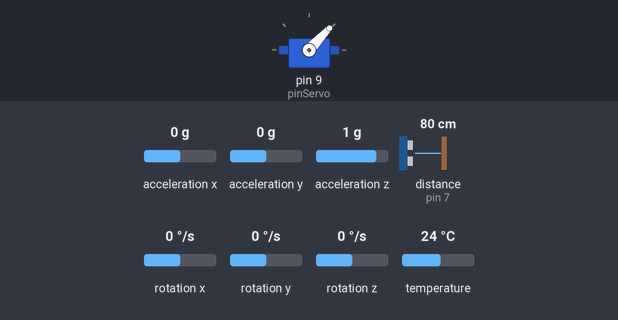
This sketch was run on a simulated Arduino Uno, built with avr-gcc and run on an emulated ATmega328P. Parts: servo. Inputs (shaded band) come from the test bench; at power-on: acceleration y 0 g, rotation x 0 °/s, distance to the obstacle (sensor on pin 7) 80 cm, acceleration z 1 g, acceleration x 0 g, rotation y 0 °/s, rotation z 0 °/s, temperature 24 °C. The echo pulse lasts 58.3 µs per cm; what the sketch prints to the serial monitor is not drawn.

Above: at 6.4 s.
6.5 s: acceleration y set to 0.8 g
At 8.6 s:
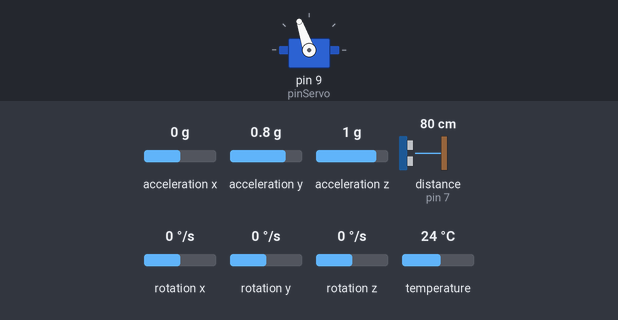
8.9 s: rotation x set to -100 °/s
At 10.82 s:
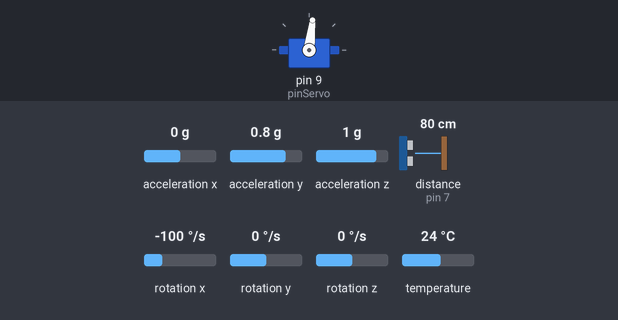
At 11.19 s:
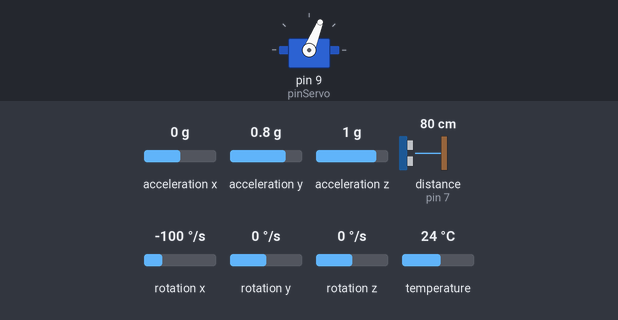
11.9 s: distance to the obstacle (sensor on pin 7) set to 35 cm
13.5 s: acceleration z set to 1.4 g
At 15.12 s:
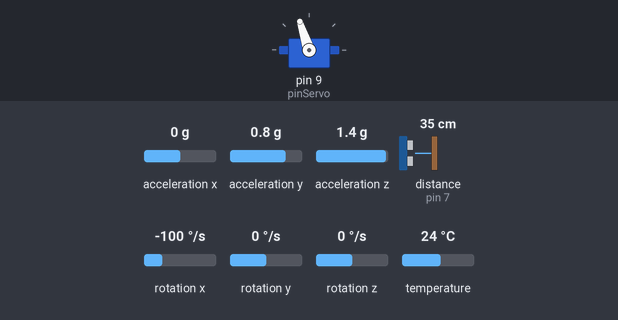
16.5 s: distance to the obstacle (sensor on pin 7) set to 2 cm
18.1 s: distance to the obstacle (sensor on pin 7) set to 60 cm
Timing chart, 0 to 21.0 s (numbered marks = the images above; inputs shaded):
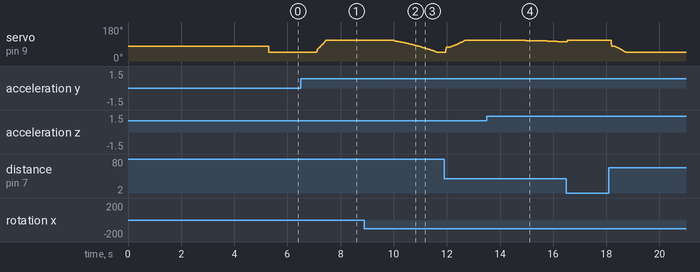

The sketch:

controlador.ino
```cpp
#include <Adafruit_MPU6050.h>
#include <Adafruit_Sensor.h>
#include <Wire.h>
#include <Servo.h>
#include <NewPing.h>

Servo obj_servo;

const int U_MIN = -10;
const int U_MAX = 10;

const int pinTrig = 6;
const int pinEcho = 7;
const float vs = 29.287; // inversa de la velocidad del sonido us/cm
NewPing sensor(pinTrig, pinEcho);

const int pinServo = 9;
unsigned long tiempo1;
unsigned long tiempo2;
const int T = 20000; // periodo en us
int t_delay = 0;
float dif = 0;
float wx_prom = 0.0; // velocidad angular promedio en x [rad/s]

Adafruit_MPU6050 mpu;


// constantes del observador
const float a11 = 1, a12 = 0.0193581, a13 = -6.3436e-05, a14 = -4.0532e-07;
const float a21 = 0, a22 = 0.936505, a23 = -0.00624902, a24 = -5.93747e-05;
const float a31 = 0, a32 = 0, a33 = 0.976017, a34 = 0.0179685;
const float a41 = 0, a42 = 0, a43 = -2.31075, a44 = 0.795972;

const float b1 = -2.62032e-07;
const float b2 = -5.16783e-05;
const float b3 = 0.0237778;
const float b4 = 2.29099;

const float l11 = 0.231917, l12 = -0.00316062;
const float l21 = 0.351402, l22 = -0.0202643;
const float l31 = -0.000687908, l32 = 0.101075;
const float l41 = 0.00122019, l42 = -2.23952;

// matriz de ganancias
//const float k1 = -100, k2 = -15, k3 = 0.7, k4 = 0.2; //mejores ganancias hasta ahora
const float k1 = -100, k2 = -12, k3 = 0.8, k4 = 0.25; //andna piola tambien
// inicializar el estado estimado: pos [m], dpos [m/s], tita [rad], dtita [rad/s]
float x1_hat = 0, x2_hat = 0, x3_hat = 0, x4_hat = 0;

float pos_anterior = 0.0;
float pos_actual = 0.0;

void setup(void) {
  Serial.begin(115200);
  while (!Serial)
    delay(10); // will pause Zero, Leonardo, etc until serial console opens

  Serial.println("Adafruit MPU6050 test!");

  // Try to initialize!
  if (!mpu.begin()) {
    Serial.println("Failed to find MPU6050 chip");
    while (1) {
      delay(10);
    }
  }
  Serial.println("MPU6050 Found!");

  mpu.setAccelerometerRange(MPU6050_RANGE_8_G);

  mpu.setGyroRange(MPU6050_RANGE_500_DEG);

  mpu.setFilterBandwidth(MPU6050_BAND_44_HZ);

  delay(100);

  // inicializar servo
  obj_servo.attach(pinServo);
  obj_servo.writeMicroseconds(angulo_a_us(0));
  delay(1500);
  float suma = 0;
  for (int i = 0; i < 500; i++) {
    sensors_event_t a, g, t;
    mpu.getEvent(&a, &g, &t);
    suma += g.gyro.x;
    delay(5);
  }
  wx_prom = suma / 500.0;   // rad/s, la misma unidad que usa estimar_angulo_rad
  Serial.print(wx_prom);

}

void loop() {

  tiempo1 = micros();
  float p_ref = 0;

  // obtener mediciones
  actualizar_posicion();
  float dpos = calcular_velocidad();
  sensors_event_t a, g, temp;
  mpu.getEvent(&a, &g, &temp);
  float dtita = g.gyro.x-wx_prom;
  float tita = estimar_angulo_rad(a, g, dtita) * 180.0 / PI;


  // controlador
  float u_grados = controlador_con_ref(p_ref);
  obj_servo.writeMicroseconds(angulo_a_us(u_grados));

  actualizar_observador(u_grados, pos_actual, tita);

  // enviar a matlab
  float datos[9] = {u_grados, pos_actual, x1_hat, dpos, x2_hat, tita, x3_hat, dtita*180/PI, x4_hat};
  matlab_send(datos, 9);

  // controlar la frecuencia de muestreo
  tiempo2 = micros();
  dif = tiempo2 - tiempo1;
  t_delay = T - dif;
  if(t_delay >= 16383){
    delay(10);
    delayMicroseconds(t_delay-10000);
  }
  else{
    delayMicroseconds(t_delay);
  }


}

float controlador(){

  float accion_control = -(k1*x1_hat + k2*x2_hat + k3*x3_hat + k4*x4_hat); // en grados
  float u = constrain(accion_control,U_MIN,U_MAX);

  return u;
}


float controlador_con_ref(float p_ref){

  float accion_control = -(k1*(x1_hat-p_ref) + k2*x2_hat + k3*x3_hat + k4*x4_hat); // en grados
  float u = constrain(accion_control,U_MIN,U_MAX);

  return u;
}

float actualizar_posicion() {
  //Función para obtener la posicion del carrito (m) usando el sensor de distancia
  unsigned int tiempo_echo = sensor.ping();
  float distancia = tiempo_echo / (2.0 * vs);
  pos_anterior = pos_actual;
  pos_actual = (distancia - 15)/100.0; // en m
}

float calcular_velocidad(){

  float v = (pos_actual - pos_anterior)/(T*1E-6); // velocidad en m/s

  return v;
}

void actualizar_observador(float u, float y1, float y2) {
  // actualiza x_hat[k] -> x_hat[k+1]
  float e1 = y1 - x1_hat;   // pos - pos estimada
  float e2 = y2 - x3_hat;   // tita - tita estimada

  float x1_new = a11*x1_hat + a12*x2_hat + a13*x3_hat + a14*x4_hat + b1*u + l11*e1 + l12*e2;
  float x2_new = a21*x1_hat + a22*x2_hat + a23*x3_hat + a24*x4_hat + b2*u + l21*e1 + l22*e2;
  float x3_new = a31*x1_hat + a32*x2_hat + a33*x3_hat + a34*x4_hat + b3*u + l31*e1 + l32*e2;
  float x4_new = a41*x1_hat + a42*x2_hat + a43*x3_hat + a44*x4_hat + b4*u + l41*e1 + l42*e2;

  x1_hat = x1_new; x2_hat = x2_new; x3_hat = x3_new; x4_hat = x4_new;
}

float estimar_angulo_rad(sensors_event_t a, sensors_event_t g, float dtita){
  // filtro complementario

  const float R = 0.93;
  static float alpha_g_inicial = 0;
  static float alpha_g_comp = alpha_g_inicial + dtita * T*1E-6; // estimacion del angulo basada en el giroscopio para el filtro complementario

  float alpha_a_comp = atan2(a.acceleration.y, a.acceleration.z); // estimacion del angulo basada en el acelerometro para el filtro complementario
  float alpha_f = alpha_g_comp*R + alpha_a_comp*(1-R); // estimacion del filtro complementario
  alpha_g_comp = alpha_f + dtita * T*1E-6;

  return alpha_f;
}


void matlab_send(float datos[], int n) {
  Serial.write("abcd");

  for (int i = 0; i < n; i++) {
    byte *b = (byte *)&datos[i];
    Serial.write(b, 4);
  };
}

int angulo_a_us(float angulo) {
  return 1350 + (-angulo * 350.0 / 11); // cero grados son 1350us, 350us mueve 10.5 grados (medido experimentalmente)
}
```

Measured:
- after the input at 6.5 s, servo on pin 9 (pinServo): moves from 47° to 109° over 0.35 s, starting after 0.60 s
- after the input at 8.9 s, servo on pin 9 (pinServo): moves from 109° to 47° over 1.6 s, starting after 1.1 s
- after the input at 13.5 s, servo on pin 9 (pinServo): moves from 109° to 101° over 1.5 s, starting after 1.5 s
